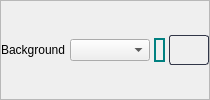
             <widget class="QFrame" name="background_7">
              <property name="maximumSize">
               <size>
                <width>16777215</width>
                <height>16777215</height>
               </size>
              </property>
              <property name="frameShape">
               <enum>QFrame::StyledPanel</enum>
              </property>
              <property name="frameShadow">
               <enum>QFrame::Raised</enum>
              </property>
              <layout class="QHBoxLayout" name="horizontalLayout_46">
               <property name="spacing">
                <number>4</number>
               </property>
               <property name="leftMargin">
                <number>0</number>
               </property>
               <property name="topMargin">
                <number>0</number>
               </property>
               <property name="rightMargin">
                <number>0</number>
               </property>
               <property name="bottomMargin">
                <number>0</number>
               </property>
               <item>
                <widget class="QLabel" name="background_8">
                 <property name="minimumSize">
                  <size>
                   <width>0</width>
                   <height>0</height>
                  </size>
                 </property>
                 <property name="maximumSize">
                  <size>
                   <width>70</width>
                   <height>16777215</height>
                  </size>
                 </property>
                 <property name="text">
                  <string>Background</string>
                 </property>
                </widget>
               </item>
               <item>
                <widget class="QComboBox" name="changeSelectedColor_32">
                 <property name="minimumSize">
                  <size>
                   <width>80</width>
                   <height>0</height>
                  </size>
                 </property>
                 <property name="maximumSize">
                  <size>
                   <width>80</width>
                   <height>16777215</height>
                  </size>
                 </property>
                </widget>
               </item>
               <item>
                <widget class="QLabel" name="selectedColor_32">
                 <property name="minimumSize">
                  <size>
                   <width>0</width>
                   <height>24</height>
                  </size>
                 </property>
                 <property name="maximumSize">
                  <size>
                   <width>50</width>
                   <height>24</height>
                  </size>
                 </property>
                 <property name="styleSheet">
                  <string notr="true">QLabel{
	border: 2px solid teal;
	border-radius: 12px;
}</string>
                 </property>
                 <property name="text">
                  <string/>
                 </property>
                </widget>
               </item>
               <item>
                <widget class="QPushButton" name="colorPicker_32">
                 <property name="minimumSize">
                  <size>
                   <width>40</width>
                   <height>30</height>
                  </size>
                 </property>
                 <property name="maximumSize">
                  <size>
                   <width>40</width>
                   <height>30</height>
                  </size>
                 </property>
                 <property name="cursor">
                  <cursorShape>PointingHandCursor</cursorShape>
                 </property>
                 <property name="styleSheet">
                  <string notr="true">QPushButton { 
	   border: 1px  solid  rgb(49, 54, 72);
	border-radius: 3px;
 background: qlineargradient(x1: 0, y1: 0, x2: 0, y2: 1,
                                stop: 0 #13161f, stop: 0.4 #161924,
                                stop: 0.5 #171c26, stop: 1.0 #1b202c);
}

QPushButton:hover{
	background:rgb(62, 62, 62);
	border-radius: 3px;
}</string>
                 </property>
                 <property name="text">
                  <string/>
                 </property>
                
                </widget>
               </item>
              </layout>
             </widget>
